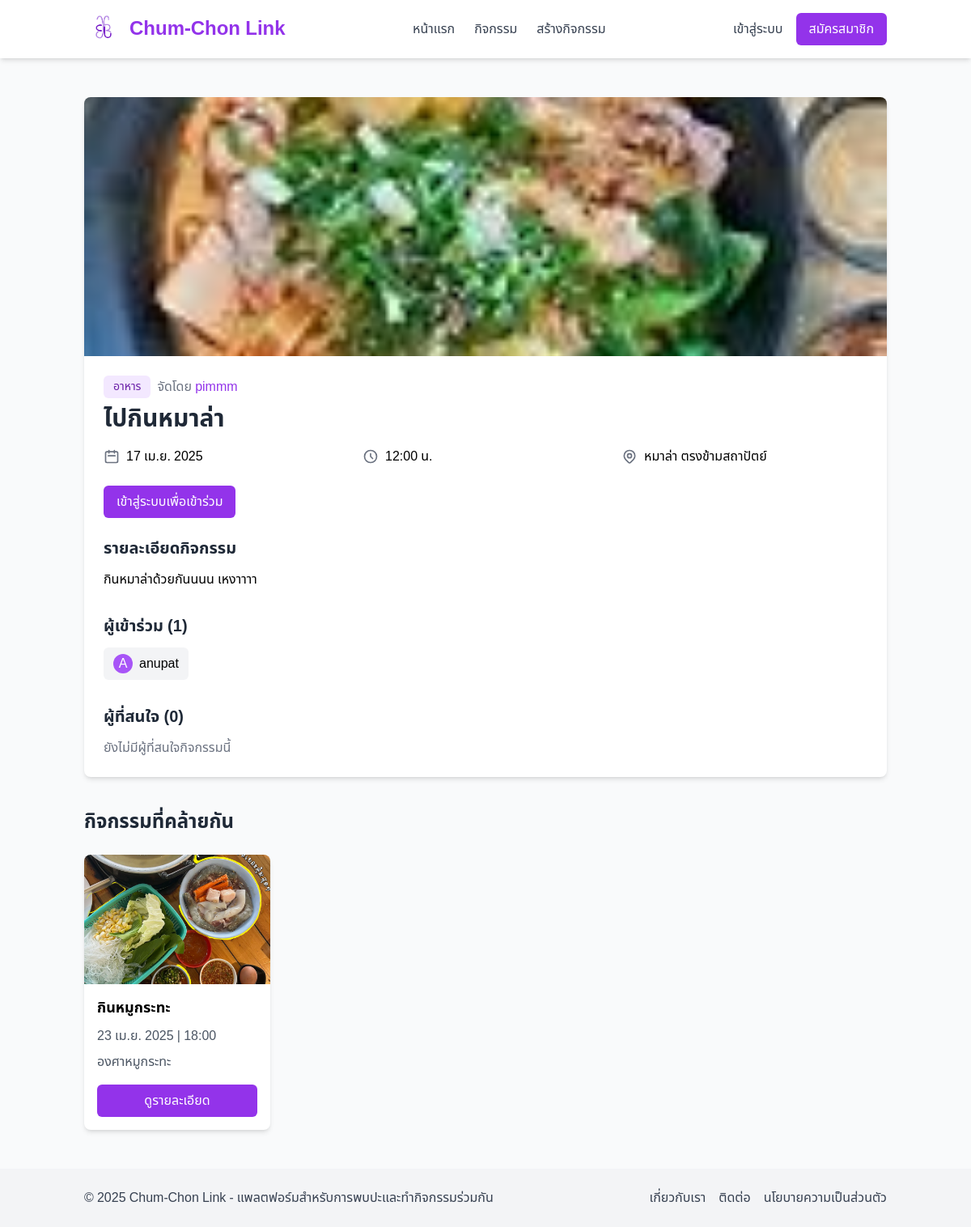
The app's page /events/2/ with its own data.
### myapp/models.py (models this page shows, shortened)
class Event(models.Model):
    title = models.CharField(max_length=200)
    description = models.TextField()
    location = models.CharField(max_length=200)
    date = models.DateField()
    time = models.TimeField()
    image = models.ImageField(upload_to='events/')
    category = models.ForeignKey(Category, on_delete=models.CASCADE, related_name='events')
    community = models.ForeignKey(Community, on_delete=models.CASCADE, related_name='events', null=True, blank=True)
    organizer = models.ForeignKey(User, on_delete=models.CASCADE, related_name='organized_events')
    max_attendees = models.PositiveIntegerField(null=True, blank=True)
    created_at = models.DateTimeField(auto_now_add=True)

class Category(models.Model):
    name = models.CharField(max_length=100)
    image = models.ImageField(upload_to='categories/', blank=True, null=True)
    class Meta:
        verbose_name_plural = 'Categories'

class Attendance(models.Model):
    STATUS_CHOICES = [
        ('attending', 'เข้าร่วม'),
        ('interested', 'สนใจ'),
        ('not_attending', 'ไม่เข้าร่วม')
    ]
    event = models.ForeignKey(Event, on_delete=models.CASCADE, related_name='attendees')
    user = models.ForeignKey(User, on_delete=models.CASCADE, related_name='attending_events')
    status = models.CharField(max_length=20, choices=STATUS_CHOICES, default='attending')
    created_at = models.DateTimeField(auto_now_add=True)
    class Meta:
        unique_together = ('event', 'user')

### myapp/views.py (the view, shortened to what this page needs)
# urls.py: path('events/<int:pk>/', views.EventDetailView.as_view(), name='event_detail'),
class EventDetailView(DetailView):
    model = Event
    template_name = 'myapp/event_detail.html'
    context_object_name = 'event'
    def get_context_data(self, **kwargs):
        context = super().get_context_data(**kwargs)
        context['attendees'] = self.object.attendees.filter(status='attending')
        context['interested'] = self.object.attendees.filter(status='interested')
        context['related_events'] = Event.objects.filter(
            category=self.object.category
        ).exclude(id=self.object.id)[:4]
        return context

### myapp/templates/myapp/event_detail.html (shortened to what this page needs)
{% extends 'myapp/base.html' %}
{% block content %}
<section class="py-6">
    <div class="bg-white rounded-lg shadow-md overflow-hidden">
        <div class="h-80 overflow-hidden">
            {% if event.image %}
            <img src="{{ event.image.url }}" alt="{{ event.title }}" class="w-full h-full object-cover">
            {% else %}
            <div class="w-full h-full bg-gray-200 flex items-center justify-center">
                <span class="text-gray-500">ไม่มีรูปภาพ</span>
            </div>
            {% endif %}
        </div>
        <div class="p-6">
            <div class="mb-6">
                <div class="flex flex-wrap items-center mb-2">
                    <span class="inline-block bg-purple-100 text-purple-800 text-sm px-3 py-1 rounded-md mr-2">{{ event.category.name }}</span>
                    <span class="text-gray-500">จัดโดย <a href="{% url 'view_profile' event.organizer.username %}" class="text-purple-600 hover:underline">{{ event.organizer.username }}</a></span>
                </div>
                <h1 class="text-3xl font-bold text-gray-800 mb-4">{{ event.title }}</h1>
                <div class="grid grid-cols-1 md:grid-cols-3 gap-4 mb-6">
                    <div class="flex items-center">
                        <svg xmlns="http://www.w3.org/2000/svg" class="h-5 w-5 text-gray-500 mr-2" fill="none" viewBox="0 0 24 24" stroke="currentColor">
                            <path stroke-linecap="round" stroke-linejoin="round" stroke-width="2" d="M8 7V3m8 4V3m-9 8h10M5 21h14a2 2 0 002-2V7a2 2 0 00-2-2H5a2 2 0 00-2 2v12a2 2 0 002 2z" />
                        </svg>
                        <span>{{ event.date|date:"d M Y" }}</span>
                    </div>
                    <div class="flex items-center">
                        <svg xmlns="http://www.w3.org/2000/svg" class="h-5 w-5 text-gray-500 mr-2" fill="none" viewBox="0 0 24 24" stroke="currentColor">
                            <path stroke-linecap="round" stroke-linejoin="round" stroke-width="2" d="M12 8v4l3 3m6-3a9 9 0 11-18 0 9 9 0 0118 0z" />
                        </svg>
                        <span>{{ event.time|time:"H:i" }} น.</span>
                    </div>
                    <div class="flex items-center">
                        <span>{{ event.location }}</span>
                    </div>
                </div>
                {% if user.is_authenticated %}
                    <div class="flex flex-wrap gap-2">
                        <form method="post" action="{% url 'attend_event' event.id %}">
                            {% csrf_token %}
                            <input type="hidden" name="status" value="attending">
                            <button type="submit" class="{% if attendance and attendance.status == 'attending' %}bg-purple-600{% else %}bg-purple-600 hover:bg-purple-700{% endif %} text-white px-4 py-2 rounded-md">
                                {% if attendance and attendance.status == 'attending' %}กำลังเข้าร่วม{% else %}เข้าร่วม{% endif %}
                            </button>
                        </form>
                        <form method="post" action="{% url 'attend_event' event.id %}">
                            {% csrf_token %}
                            <input type="hidden" name="status" value="interested">
                            <button type="submit" class="{% if attendance and attendance.status == 'interested' %}bg-purple-500{% else %}bg-gray-200 hover:bg-gray-300 text-gray-800{% endif %} px-4 py-2 rounded-md">
                                {% if attendance and attendance.status == 'interested' %}สนใจแล้ว{% else %}สนใจ{% endif %}
                            </button>
                        </form>
                        {% if event.organizer == user %}
                            <a href="{% url 'event_update' event.id %}" class="bg-gray-200 hover:bg-gray-300 text-gray-800 px-4 py-2 rounded-md">แก้ไขกิจกรรม</a>
                        {% endif %}
                    </div>
                {% else %}
                    <a href="{% url 'login' %}?next={{ request.path }}" class="inline-block bg-purple-600 hover:bg-purple-700 text-white px-4 py-2 rounded-md">เข้าสู่ระบบเพื่อเข้าร่วม</a>
                {% endif %}
            </div>
            <div class="mb-8">
                <h2 class="text-xl font-bold text-gray-800 mb-3">รายละเอียดกิจกรรม</h2>
                <div class="prose max-w-none">
                    {{ event.description|linebreaks }}
                </div>
            </div>
            <div class="mb-8">
                <h2 class="text-xl font-bold text-gray-800 mb-3">ผู้เข้าร่วม ({{ attendees.count }})</h2>
                {% if attendees %}
                    <div class="flex flex-wrap gap-2 mb-4">
                        {% for attendance in attendees %}
                            <a href="{% url 'view_profile' attendance.user.username %}" class="flex items-center bg-gray-100 px-3 py-2 rounded-md hover:bg-gray-200">
                                {% if attendance.user.profile.profile_image %}
                                    <img src="{{ attendance.user.profile.profile_image.url }}" alt="{{ attendance.user.username }}" class="w-6 h-6 rounded-full mr-2">
                                {% else %}
                                    <div class="w-6 h-6 rounded-full bg-purple-500 text-white flex items-center justify-center mr-2">{{ attendance.user.username.0|upper }}</div>
                                {% endif %}
                                <span>{{ attendance.user.username }}</span>
                            </a>
                        {% endfor %}
                    </div>
                {% else %}
                    <p class="text-gray-500">ยังไม่มีผู้เข้าร่วมกิจกรรมนี้</p>
                {% endif %}
            </div>
            <div>
                <h2 class="text-xl font-bold text-gray-800 mb-3">ผู้ที่สนใจ ({{ interested.count }})</h2>
                {% if interested %}
                    <div class="flex flex-wrap gap-2">
                        {% for attendance in interested %}
                            <a href="{% url 'view_profile' attendance.user.username %}" class="flex items-center bg-gray-100 px-3 py-2 rounded-md hover:bg-gray-200">
                                {% if attendance.user.profile.profile_image %}
                                    <img src="{{ attendance.user.profile.profile_image.url }}" alt="{{ attendance.user.username }}" class="w-6 h-6 rounded-full mr-2">
                                {% else %}
                                    <div class="w-6 h-6 rounded-full bg-purple-500 text-white flex items-center justify-center mr-2">{{ attendance.user.username.0|upper }}</div>
                                {% endif %}
                                <span>{{ attendance.user.username }}</span>
                            </a>
                        {% endfor %}
                    </div>
                {% else %}
                    <p class="text-gray-500">ยังไม่มีผู้ที่สนใจกิจกรรมนี้</p>
                {% endif %}
            </div>
        </div>
    </div>
    {% if related_events %}
    <div class="mt-10">
        <h2 class="text-2xl font-bold text-gray-800 mb-6">กิจกรรมที่คล้ายกัน</h2>
        <div class="grid grid-cols-1 sm:grid-cols-2 lg:grid-cols-4 gap-6">
            {% for event in related_events %}
            <div class="bg-white rounded-lg shadow-md overflow-hidden">
                <div class="h-40 overflow-hidden">
                    {% if event.image %}
                    <img src="{{ event.image.url }}" alt="{{ event.title }}" class="w-full h-full object-cover">
                    {% else %}
                    <div class="w-full h-full bg-gray-200 flex items-center justify-center">
                        <span class="text-gray-500">ไม่มีรูปภาพ</span>
                    </div>
                    {% endif %}
                </div>
                <div class="p-4">
                    <h3 class="font-bold text-lg mb-2">{{ event.title }}</h3>
                    <p class="text-gray-600 mb-2">{{ event.date|date:"d M Y" }} | {{ event.time|time:"H:i" }}</p>
                    <p class="text-gray-600 mb-4">{{ event.location }}</p>
                    <a href="{% url 'event_detail' event.id %}" class="block text-center bg-purple-600 hover:bg-purple-700 text-white py-2 rounded-md">ดูรายละเอียด</a>
                </div>
            </div>
            {% endfor %}
        </div>
    </div>
    {% endif %}
</section>
{% endblock %}

### myapp/templates/myapp/base.html (style rules this page uses)
body { font-family: 'Noto Sans Thai', sans-serif; }

### records on screen
Event: image (picture), category.name "อาหาร", organizer.username "pimmm", title "ไปกินหมาล่า", date "17 เม.ย. 2025", time "12:00", location "หมาล่า ตรงข้ามสถาปัตย์", description "กินหมาล่าด้วยกันนนน เหงาาาา"
Attendance: user.username.0 "A", user.username "anupat"
Event: image (picture), title "กินหมูกระทะ", date "23 เม.ย. 2025", time "18:00", location "องศาหมูกระทะ"

### other values on screen
{{ attendees.count }} "1"
{{ interested.count }} "0"
